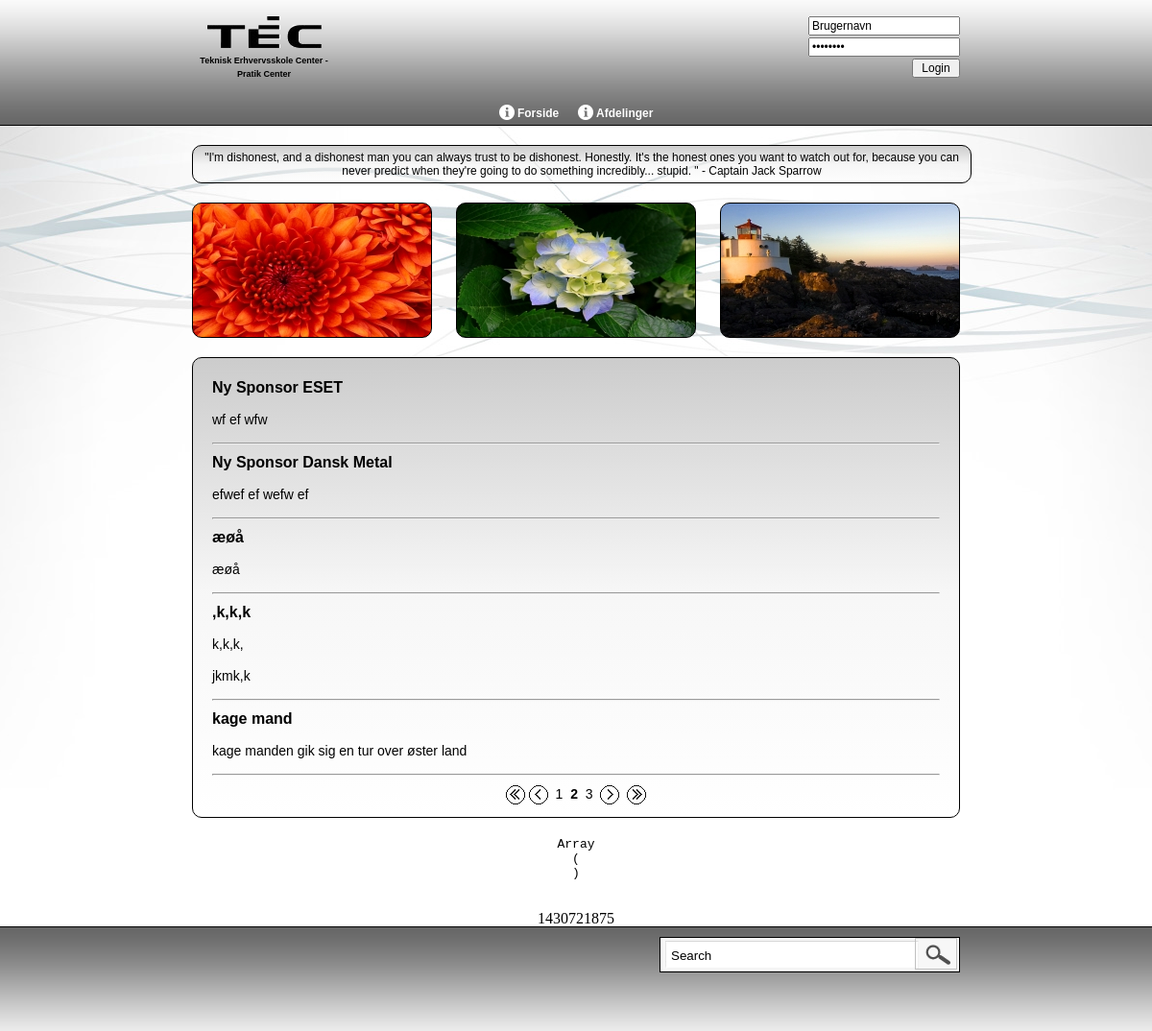
/Site/index.php?page=Forside&npage=2, run on the app's committed database.
### tables this page shows
CREATE TABLE IF NOT EXISTS `main_menu_cat` (
  `id` int(11) NOT NULL,
  `menu_cat_name` varchar(255) NOT NULL,
  `sort_nr` int(11) NOT NULL,
  `icon` text
);

CREATE TABLE IF NOT EXISTS `quotes` (
  `id` int(11) NOT NULL,
  `quote` varchar(255) NOT NULL,
  `date` int(2) NOT NULL
);

CREATE TABLE IF NOT EXISTS `images` (
  `image_id` int(11) NOT NULL,
  `image_navn` varchar(255) NOT NULL,
  `image_small` text NOT NULL,
  `image_big` text NOT NULL,
  `image_date` int(11) NOT NULL,
  `fk_album_id` int(11) NOT NULL
);

CREATE TABLE IF NOT EXISTS `news` (
  `id` int(11) NOT NULL,
  `titel` varchar(255) NOT NULL,
  `txt` text NOT NULL,
  `date` int(11) NOT NULL
);

### Site/include/navbox.php (the view, shortened to what this page needs)
<nav>
    <ul>
        <?php
            $nav_sql="SELECT * FROM main_menu_cat" ;
            $nav_result= mysqli_query($db_conn, $nav_sql) or die (mysqli_error($db_conn));
            while ($nav_row= mysqli_fetch_assoc($nav_result))
            {
                $nav_cat_id=$nav_row['id'];
                if($nav_row['icon']==NULL)
                {
                    $nav_image='<img src="img/icons/003w.png" />';
                }
                else
                {
                    $nav_image="<img src='".$nav_row['icon']."' />";
                } ?>
                <li>
                    <?php echo $nav_image.' '; echo $nav_row['menu_cat_name']; ?>
                    <?php
                    $sub_nav_sql = "select * from main_menu_subcat Where fk_menu_cat_id = '$nav_cat_id'";
                    $sub_nav_resut = mysqli_query($db_conn, $sub_nav_sql) or die (mysql_error());
                    while($page_row = mysqli_fetch_assoc($sub_nav_resut))
                    {
                        $sub_cat_id=$page_row['id'];
                        if($page_row['icon']==NULL)
                        {
                            $nav_image='<img src="img/icons/003w.png" />';
                        }
                        else
                        {
                            $nav_image="<img src='".$page_row['icon']."' />";
                        } ?>
                                <?php
                                $sub_nav_sql = "select * from main_menu_subsubcat Where fk_menu_subcat_id = '$sub_cat_id'";
                                $sub_nav_resut = mysqli_query($db_conn, $sub_nav_sql) or die (mysql_error());
                                {?>
                        <?php   }
                    }?>
                </li>
<?php       }?>
    </ul>
</nav>

### Site/include/random_quote.php (shortened to what this page needs)
<div style="max-width:790px;">
<?php
	$month_day = date('j');
	$sql = "SELECT * FROM quotes WHERE date != '0'";
		$result = mysqli_query($db_conn,$sql) or die (mysqli_error($db_conn));
		$row = mysqli_fetch_assoc($result);
		$rows = mysqli_num_rows($result);
		$quote_date = $row['date'];
	if ($rows == '0')
	{
		$sql = "SELECT * FROM quotes ORDER BY RAND() LIMIT 1";
			$result = mysqli_query($db_conn,$sql) or die (mysqli_error($db_conn));
			$row = mysqli_fetch_assoc($result);
			$quote_id = $row['id'];
		echo $row['quote'];
		$sql = "UPDATE quotes SET date = '$month_day' WHERE id = '$quote_id'";
			mysqli_query($db_conn,$sql) or die (mysqli_error($db_conn));
	}
	else
	if ($quote_date == $month_day)
	{
		echo $row['quote'];
	}
?>
</div>

### Site/include/tre_random_pics.php (shortened to what this page needs)
      <?php
      	$counter_2 = 0;
	$random_image_sql = "SELECT * FROM images ORDER BY RAND() LIMIT 3";
	$random_image_result = mysqli_query($db_conn,$random_image_sql) or die (mysqli_error($db_conn));
	while ($random_image_row = mysqli_fetch_assoc($random_image_result))
	{
		if($counter_2 == 0)
		{
			$box_id = 'smalltextboxleft';
		}
		else if($counter_2 == 1)
		{
			$box_id = 'smalltextboxmid';
		}
		else if($counter_2 == 2)
		{
			$box_id = 'smalltextboxright';
		}
		?>
          <div style=" background:url(<?php echo $random_image_row['image_small']; ?>)" id="<?php echo $box_id; ?>"></div>
          <?php
	$counter_2 ++;
	}
?>

### Site/include/news.php
<?php
	$news_sql = "SELECT * FROM news";
	$news_result = mysqli_query($db_conn, $news_sql) or die (mysqli_error($db_conn));
	$total_records = mysqli_num_rows($news_result);
	$scroll_page = 10;
	$per_page = 5;
	if(isset($_GET['npage']))
	{
		$current_page = strip_tags($_GET['npage']);
	}
	else
	{
		$current_page = 1;
	}
	$pager_url = "index.php?page=$page&npage=";
	$inactive_page_tag = 'id="current_page"';
	$previous_page_text = '&nbsp;<img style="vertical-align:bottom;" src="img/a2-prev.png" />&nbsp;';
	$next_page_text = '<img src="img/a3-next.png" style="vertical-align:bottom;" />&nbsp; ';
	$first_page_text = '<img src="img/a1-first.png" style="vertical-align:bottom;" />';
	$last_page_text = '<img src="img/a4-last.png" style="vertical-align:bottom;" />';
	$pager_url_last = ' ';
	$kgPagerOBJ = new kgPager();
	$kgPagerOBJ -> pager_set($pager_url , $total_records , $scroll_page , $per_page , $current_page , $inactive_page_tag , $previous_page_text , $next_page_text , $first_page_text , $last_page_text , $pager_url_last);
	$albums_result = mysqli_query($db_conn,$news_sql." ORDER BY id DESC LIMIT ".$kgPagerOBJ -> start.", ".$kgPagerOBJ -> per_page."");
	while ($news_row = mysqli_fetch_assoc($albums_result))
	{
?>
    <div class="drop_shadow" id="news_text">
		<?php echo '<h2>'.$news_row['titel'].' </h2>'; ?>
		<?php echo '<p>'.$news_row['txt'].'</p>'; ?>
        <hr/>
    </div>
    <?php }
	echo '<center><div style="clear:both; height:15px; width:700px;">';
      if($current_page > 1)
	  {
		  echo '<p style="display:inline; ">'.$kgPagerOBJ -> first_page.'</p>' ;
		  echo '<p style="display:inline; ">'.$kgPagerOBJ -> previous_page.'</p>' ;
	  }
	  else
	  {
		  echo '<p style="display:inline;">&nbsp;<img style="vertical-align:bottom;" src="img/d1-first.png" />&nbsp;</p>';
		  echo '<p style="display:inline;"><img src="img/d2-prev.png" style="vertical-align:bottom;" />&nbsp;</p>';
	  }
	  echo '<p style="display:inline; line-height: 22px; ">'.$kgPagerOBJ -> page_links.'</p>' ;
	  if($current_page >= $kgPagerOBJ -> total_pages)
	  {
		  echo '<p style="display:inline;">&nbsp;<img src="img/d3-next.png" style="vertical-align:bottom;" />&nbsp;</p>';
		  echo '<p style="display:inline;"><img src="img/d4-last.png" style="vertical-align:bottom;" />&nbsp;</p>';
	  }
	  else
	  {
		  echo '<p style="display:inline;">'.$kgPagerOBJ -> next_page.'</p>' ;
		  echo '<p style="display:inline;">'.$kgPagerOBJ -> last_page.'</p>' ;
	  }
      echo '</div></center>';
	 ?>

### Site/style.css (style rules this page uses)
html, body { background: #fff url(img/bg.png) center top repeat-x; height: 100%; position: relative; margin: 0; padding: 0 }
#smalltextboxleft { height: auto; min-height: 139px; width: 248px; border-radius: 10px; border: 1px solid #000; float: left }
#smalltextboxmid { height: auto; min-height: 139px; width: 248px; border-radius: 10px; border: 1px solid #000; float: left; margin-left: 25px; }
#smalltextboxright { height: auto; min-height: 139px; width: 248px; border-radius: 10px; border: 1px solid #000; float: right; }
img { max-width: 100%; height: auto; width: auto\9; }
h2 { font-family: Verdana, Geneva, sans-serif; font-size: 16px; margin-top: 0px; margin-right: 0px; margin-bottom: 5px; margin-left: 0px; line-height: 21px; text-decoration: none }
p { font-family: Verdana, Geneva, sans-serif; font-size: 14px; line-height: 19px; text-decoration: none }
html { overflow-y: scroll }

### Site/css/nav-style.css (style rules this page uses)
nav { font-family: Verdana, Geneva, sans-serif; font-size: 12px; line-height: normal; margin: 0px; padding: 0px; white-space: nowrap; text-align: center; font-weight: bold; text-shadow: 1px 1px #666; clear: both; float: left; width: 800px; margin-top: 3px; }
nav ul { margin: 0px; padding: 0px; border: 0px; list-style: none; position: relative; display: inline-table; }
nav ul li { color: #fff; }
nav ul img { width: 16px; height: 16px; vertical-align: text-bottom; }
nav ul:after { content: ""; clear: both; display: block; }
nav ul li { float: left; }
nav ul li { padding: 5px 10px; }

### data on the page
main_menu_cat: menu_cat_name "Forside"
main_menu_cat: menu_cat_name "Afdelinger"
quotes: quote "\"I'm dishonest, and a dishonest man you can always trust to be dishonest. Honestly. It's the honest ones you want to watch out for, because you can never predict when they're going to do something incredibly... stupid. \" - Captain Jack Sparrow"
images: image_small (picture)
images: image_small (picture)
images: image_small (picture)
news: titel "Ny Sponsor ESET", txt "wf ef wfw"
news: titel "Ny Sponsor Dansk Metal", txt "efwef ef wefw ef"
news: titel "æøå", txt "æøå"
news: titel ",k,k,k", txt "k,k,k, jkmk,k"
news: titel "kage mand", txt "kage manden gik sig en tur over øster land"
